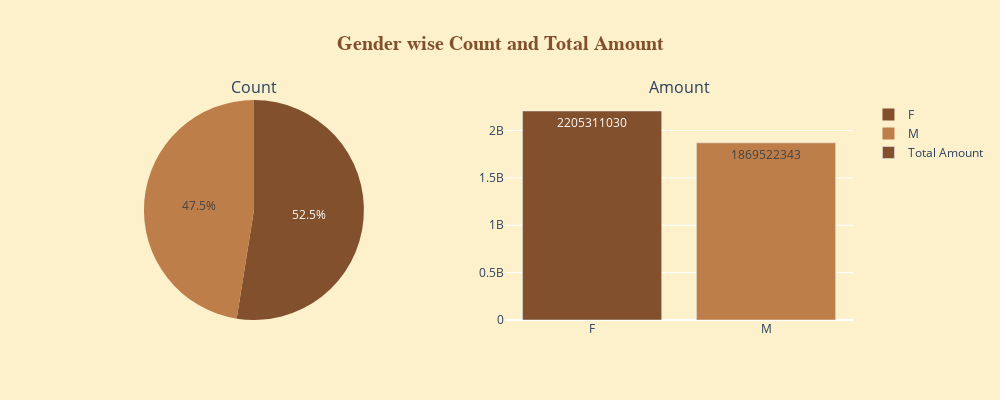

The code cell stored with this chart in its notebook:
### Markdown cell above
### <div style="text-align: left; background-color: #E0B279;  color: black; padding: 14px; line-height: 0.5;"> Spend Analysis on Gender</div>

### Code cell
#Expense Type : Amount and Count
gen_exp_amt_df = ccd_df[['Gender', 'Amount']].groupby('Gender')['Amount'].agg(['sum','count']).reset_index()
gen_exp_amt_df.columns=['Gender', 'Total Amount', 'Transactions']
gen_exp_amt_df = gen_exp_amt_df.sort_values('Total Amount', ascending= False)
gen_exp_amt_df

fig = make_subplots(rows=1,cols=2,specs=[[{'type':'domain'},{'type':'xy'}]],
                    vertical_spacing = 0.25, horizontal_spacing=.1,
                    subplot_titles=["Count","Amount"]    )
fig.add_trace(go.Pie(labels=gen_exp_amt_df['Gender'], values=gen_exp_amt_df['Transactions'], name="Count", marker_colors=colors),row=1,col=1)
fig.add_trace(go.Bar(x=gen_exp_amt_df['Gender'], y=gen_exp_amt_df['Total Amount'],name="Total Amount", text=gen_exp_amt_df['Total Amount'],marker_color=colors),row=1,col=2)
fig.update_layout(height=400,width=1000, title_text="<b>Gender wise Count and Total Amount</b>",
                  title_font_family="Times New Roman",title_font_color="#83502e",
                  title_xanchor="center",
                  title_x=0.5,
                  title_font_size=20,
                  showlegend=True,
                  legend_bgcolor='#fdf1cb',
                  paper_bgcolor='#fdf1cb',
                  plot_bgcolor ='#fdf1cb')
fig.show()

### Figure 1 — Plotly figure (JSON) as saved in the notebook; plotly's stock layout.template omitted (floating-point values rounded to 4 significant figures)
{"data": [{"domain": {"x": [0, 0.45], "y": [0, 1]}, "labels": ["F", "M"], "marker": {"colors": ["#83502e", "#bd7e4a", "#d2a56d", "#f1c27d", "#ffdbac", "#ffeead"]}, "name": "Count", "type": "pie", "values": [13680, 12372]}, {"marker": {"color": ["#83502e", "#bd7e4a", "#d2a56d", "#f1c27d", "#ffdbac", "#ffeead"]}, "name": "Total Amount", "text": [2205311030, 1869522343], "type": "bar", "x": ["F", "M"], "xaxis": "x", "y": [2205311030, 1869522343], "yaxis": "y"}], "layout": {"annotations": [{"font": {"size": 16}, "showarrow": false, "text": "Count", "x": 0.225, "xanchor": "center", "xref": "paper", "y": 1, "yanchor": "bottom", "yref": "paper"}, {"font": {"size": 16}, "showarrow": false, "text": "Amount", "x": 0.775, "xanchor": "center", "xref": "paper", "y": 1, "yanchor": "bottom", "yref": "paper"}], "height": 400, "legend": {"bgcolor": "#fdf1cb"}, "paper_bgcolor": "#fdf1cb", "plot_bgcolor": "#fdf1cb", "showlegend": true, "title": {"font": {"color": "#83502e", "family": "Times New Roman", "size": 20}, "text": "<b>Gender wise Count and Total Amount</b>", "x": 0.5, "xanchor": "center"}, "width": 1000, "xaxis": {"anchor": "y", "domain": [0.55, 1]}, "yaxis": {"anchor": "x", "domain": [0, 1]}}}
